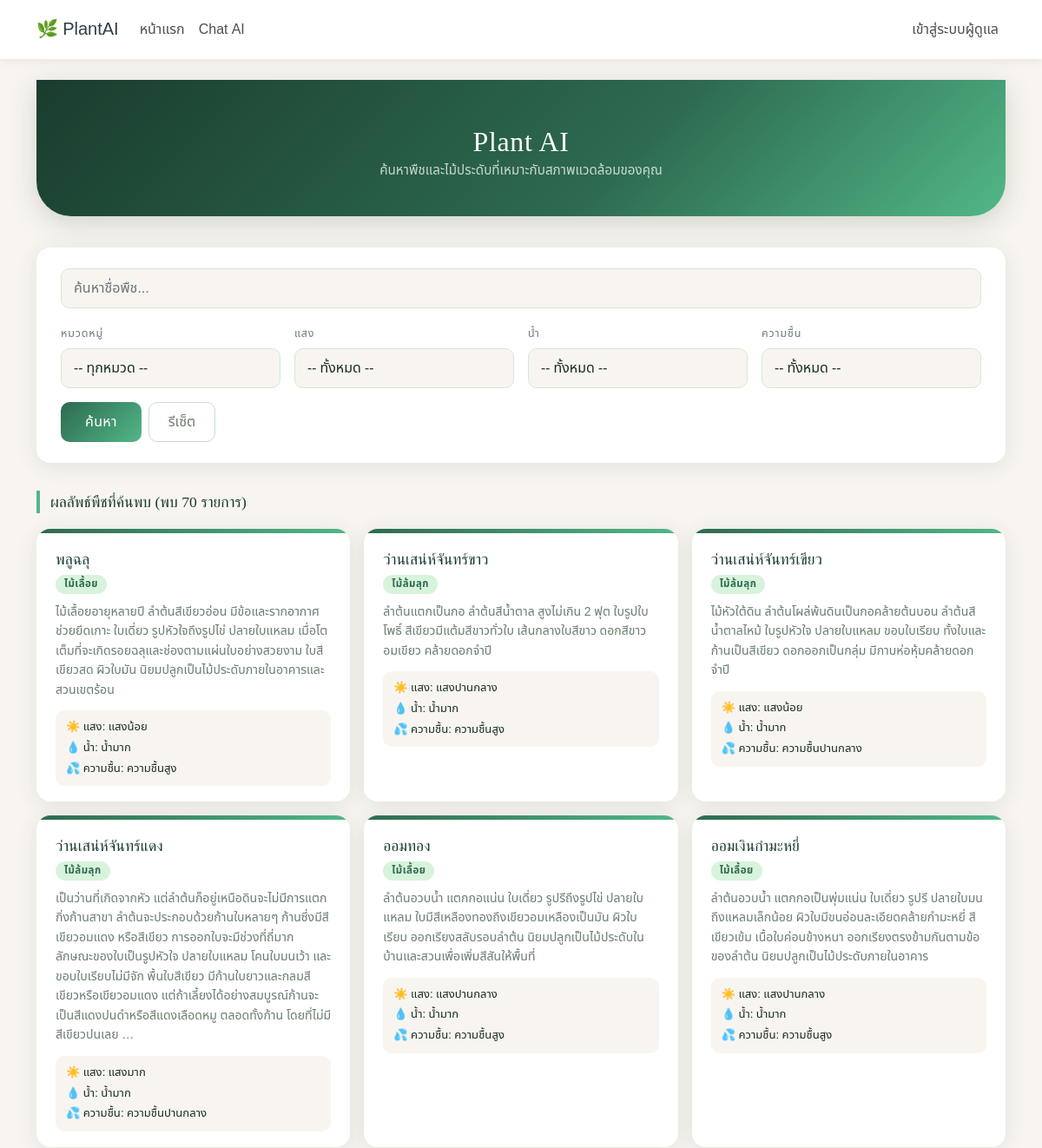
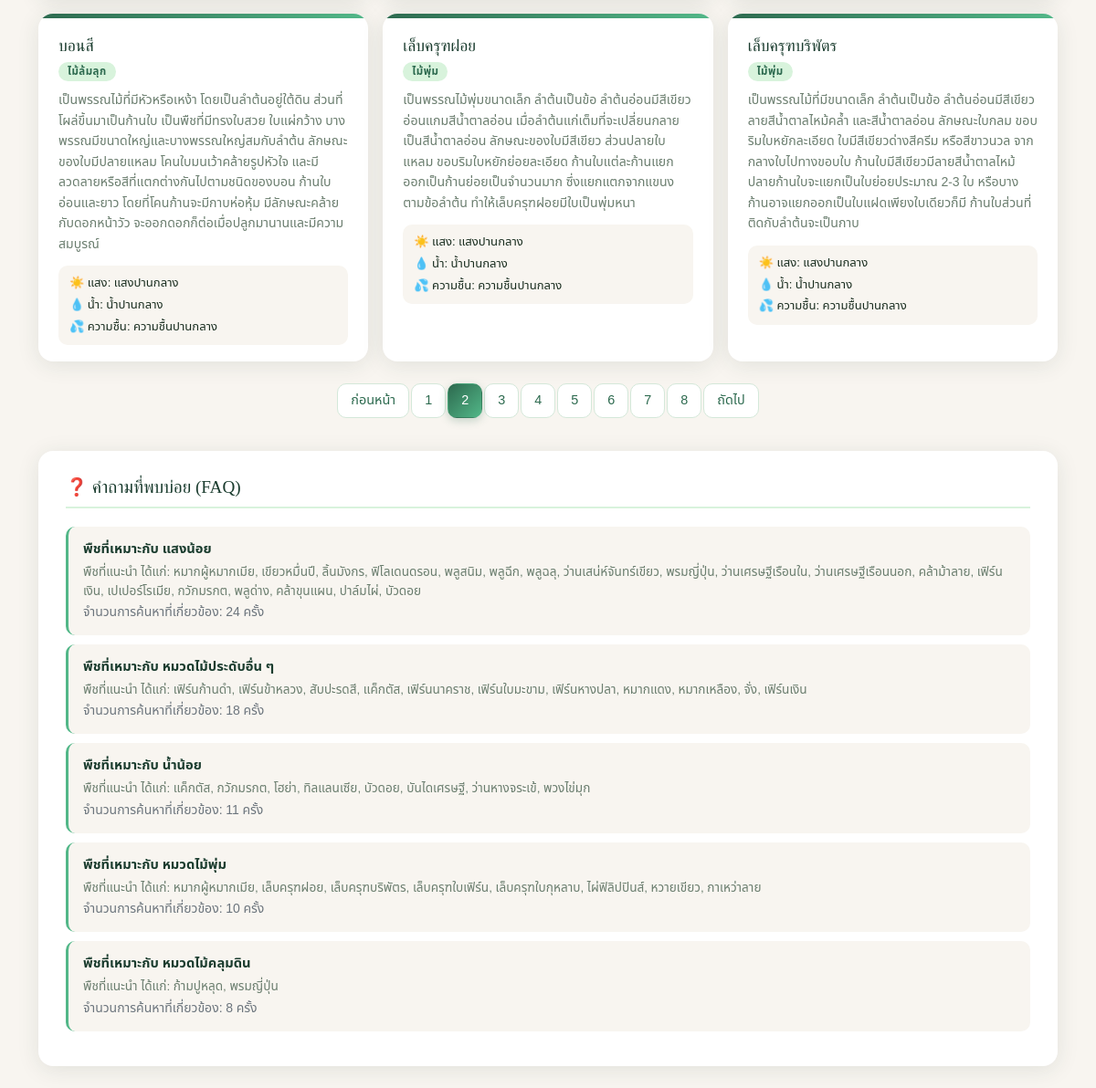
Page /?page=2&search=&category=&light=&water=&humidity= on the committed database (2 pictures, top to bottom).
### PlantAI_App/models.py (models this page shows, shortened)
class Plant(models.Model):
    LIGHT_CHOICES = [
        ('low', 'แสงน้อย'),
        ('medium', 'แสงปานกลาง'),
        ('high', 'แสงมาก'),
    ]
    WATER_CHOICES = [
        ('low', 'น้ำน้อย'),
        ('medium', 'น้ำปานกลาง'),
        ('high', 'น้ำมาก'),
    ]
    HUMIDITY_CHOICES = [
        ('low', 'ความชื้นต่ำ'),
        ('medium', 'ความชื้นปานกลาง'),
        ('high', 'ความชื้นสูง'),
    ]
    plant_id = models.CharField(primary_key=True, max_length=11, editable=False)  # เช่น P001
    plant_name = models.CharField(max_length=50, unique=True)  # ชื่อพืช
    light = models.CharField(max_length=10, choices=LIGHT_CHOICES)
    water = models.CharField(max_length=10, choices=WATER_CHOICES)
    humidity = models.CharField(max_length=10, choices=HUMIDITY_CHOICES)
    description = models.TextField(blank=True, null=True)  # รายละเอียด/คำอธิบายเพิ่มเติมของพืช
    category = models.ForeignKey(
        PlantCategory, db_column="category_id", on_delete=models.CASCADE,
        related_name="plants"
    )
    admin = models.ForeignKey(
        Admin, db_column="admin_id", on_delete=models.CASCADE,
        related_name="plants"
    )
    class Meta:
        db_table = "plant"
        verbose_name = "พืช"

class PlantCategory(models.Model):
    category_id = models.CharField(primary_key=True, max_length=11, editable=False)  # เช่น C001
    category_name = models.CharField(max_length=50, unique=True)  # ชื่อหมวดหมู่ เช่น "ไม้เลื้อย"
    detail = models.TextField(blank=True, null=True)  # คำอธิบายหมวดหมู่ (ใส่หรือไม่ใส่ก็ได้)
    admin = models.ForeignKey(
        Admin, db_column="admin_id", on_delete=models.CASCADE,
        related_name="plant_categories"
    )
    class Meta:
        db_table = "plant_category"
        verbose_name = "หมวดหมู่พืช"

class SearchSummary(models.Model):
    summary_id = models.CharField(primary_key=True, max_length=11, editable=False)  # เช่น S001
    filter_light = models.CharField(max_length=10, blank=True, null=True)
    filter_water = models.CharField(max_length=10, blank=True, null=True)
    filter_humidity = models.CharField(max_length=10, blank=True, null=True)
    category = models.ForeignKey(
        PlantCategory, db_column="category_id", on_delete=models.SET_NULL,
        related_name="search_summaries", blank=True, null=True
    )
    search_count = models.IntegerField(default=0)  # จำนวนครั้งที่มีการค้นหาด้วย filter combo นี้
    last_searched = models.DateTimeField(auto_now=True)  # เวลาค้นหาล่าสุด (อัปเดตทุกครั้งที่ save)
    faq = models.ForeignKey(
        Faq, db_column="faq_id", on_delete=models.SET_NULL,
        related_name="search_summaries", blank=True, null=True
    )
    class Meta:
        db_table = "search_summary"
        verbose_name = "สรุปผลการค้นหา"
    def save(self, *args, **kwargs):
        if not self.summary_id:
            self.summary_id = generate_code(SearchSummary, "summary_id", "S")
        super().save(*args, **kwargs)

class Faq(models.Model):
    faq_id = models.CharField(primary_key=True, max_length=11, editable=False)  # เช่น F001
    title = models.CharField(max_length=50)  # หัวข้อคำถาม
    answer_text = models.TextField()  # คำตอบ
    created_at = models.DateTimeField(auto_now_add=True)  # วันเวลาที่สร้าง (ตั้งค่าอัตโนมัติครั้งแรกที่ save)
    class Meta:
        db_table = "faq"
        verbose_name = "คำถามที่พบบ่อย"
    def save(self, *args, **kwargs):
        if not self.faq_id:
            self.faq_id = generate_code(Faq, "faq_id", "F")
        super().save(*args, **kwargs)

### PlantAI_App/views.py (the view, shortened to what this page needs)
# urls.py: path('', views.index, name='index'),                     # หน้าแรก แสดงรายการพืชทั้งหมด + filter
def index(request):
    plants = Plant.objects.all()
    categories = PlantCategory.objects.all()  # ใช้แสดงเป็นตัวเลือกใน dropdown filter หน้าเว็บ
    category_id = request.GET.get('category') or ''
    light = request.GET.get('light') or ''
    water = request.GET.get('water') or ''
    humidity = request.GET.get('humidity') or ''
    search = request.GET.get('search') or ''
    if category_id:
        plants = plants.filter(category_id=category_id)
    if light:
        plants = plants.filter(light=light)
    if water:
        plants = plants.filter(water=water)
    if humidity:
        plants = plants.filter(humidity=humidity)
    if search:
        plants = plants.filter(plant_name__icontains=search)  # ค้นหาชื่อพืชแบบไม่สนตัวพิมพ์เล็ก/ใหญ่
    paginator = Paginator(plants.order_by('plant_id'), 9)
    plants_page = paginator.get_page(request.GET.get('page'))  # อ่านเลขหน้าจาก ?page=
    popular_faqs = (
        SearchSummary.objects
        .filter(faq__isnull=False)
        .select_related('faq')
        .order_by('-search_count')[:5]
    )
    return render(request, "index.html", {
        "plants": plants_page,
        "categories": categories,
        "popular_faqs": popular_faqs,
        "selected_category": category_id,
        "selected_light": light,
        "selected_water": water,
        "selected_humidity": humidity,
        "search": search,
    })

### PlantAI_App/templates/index.html (shortened to what this page needs)
{% extends "base.html" %}
{% block content %}
{% load static %}
<link rel="stylesheet" href="{% static 'plants/css/style_index.css' %}">
<div class="page-hero text-center">
    <h2>Plant AI</h2>
    <p>ค้นหาพืชและไม้ประดับที่เหมาะกับสภาพแวดล้อมของคุณ</p>
</div>
<div class="search-card">
    <form method="get" class="row g-3">
        <div class="col-12">
            <input type="text" name="search" class="form-control"
                   placeholder="ค้นหาชื่อพืช..." value="{{ search|default_if_none:'' }}">
        </div>
        <div class="col-md-3 col-6">
            <label class="filter-row-label">หมวดหมู่</label>
            <select name="category" class="form-select">
                <option value="">-- ทุกหมวด --</option>
            </select>
        </div>
        <div class="col-md-3 col-6">
            <label class="filter-row-label">แสง</label>
            <select name="light" class="form-select">
                <option value="">-- ทั้งหมด --</option>
            </select>
        </div>
        <div class="col-md-3 col-6">
            <label class="filter-row-label">น้ำ</label>
            <select name="water" class="form-select">
                <option value="">-- ทั้งหมด --</option>
            </select>
        </div>
        <div class="col-md-3 col-6">
            <label class="filter-row-label">ความชื้น</label>
            <select name="humidity" class="form-select">
                <option value="">-- ทั้งหมด --</option>
            </select>
        </div>
        <div class="col-12 d-flex gap-2">
            <button type="submit" class="btn btn-search">ค้นหา</button>
            <a href="/" class="btn btn-reset">รีเซ็ต</a>
        </div>
    </form>
</div>
<div class="section-label">ผลลัพธ์พืชที่ค้นพบ (พบ {{ plants.paginator.count }} รายการ)</div>
<div class="row g-3 mb-4">
    {% for plant in plants %}
    <div class="col-md-4 col-sm-6">
        <div class="plant-card">
            <div class="card-body">
                <h5 class="card-title">{{ plant.plant_name }}</h5>
                <span class="badge-cat">{{ plant.category.category_name }}</span>
                <p class="card-text">{{ plant.description|default:"ไม่มีรายละเอียด"|truncatewords:15 }}</p>
                <div class="plant-meta">
                    <span>☀️ แสง: {{ plant.get_light_display }}</span>
                    <span>💧 น้ำ: {{ plant.get_water_display }}</span>
                    <span>💦 ความชื้น: {{ plant.get_humidity_display }}</span>
                </div>
            </div>
        </div>
    </div>
    {% endfor %}
</div>
{% if plants.has_other_pages %}
<nav aria-label="Page navigation" class="my-4">
    <ul class="pagination justify-content-center">
        <li class="page-item {% if not plants.has_previous %}disabled{% endif %}">
            <a class="page-link"
               href="{% if plants.has_previous %}?page={{ plants.previous_page_number }}&search={{ search|default_if_none:'' }}&category={{ selected_category|default_if_none:'' }}&light={{ selected_light|default_if_none:'' }}&water={{ selected_water|default_if_none:'' }}&humidity={{ selected_humidity|default_if_none:'' }}{% else %}#{% endif %}">
                ก่อนหน้า
            </a>
        </li>
        {% for num in plants.paginator.page_range %}
            {% if plants.number == num %}
                <li class="page-item active">
                    <span class="page-link">{{ num }}</span>
                </li>
            {% else %}
                <li class="page-item">
                    <a class="page-link"
                    href="?page={{ num }}&search={{ search|default_if_none:'' }}&category={{ selected_category|default_if_none:'' }}&light={{ selected_light|default_if_none:'' }}&water={{ selected_water|default_if_none:'' }}&humidity={{ selected_humidity|default_if_none:'' }}">
                        {{ num }}
                    </a>
                </li>
            {% endif %}
        {% endfor %}
        <li class="page-item {% if not plants.has_next %}disabled{% endif %}">
            <a class="page-link"
               href="{% if plants.has_next %}?page={{ plants.next_page_number }}&search={{ search|default_if_none:'' }}&category={{ selected_category|default_if_none:'' }}&light={{ selected_light|default_if_none:'' }}&water={{ selected_water|default_if_none:'' }}&humidity={{ selected_humidity|default_if_none:'' }}{% else %}#{% endif %}">
                ถัดไป
            </a>
        </li>
    </ul>
</nav>
{% endif %}
<div class="faq-card">
    <h4 class="faq-title">❓ คำถามที่พบบ่อย (FAQ)</h4>
    {% for item in popular_faqs %}
    <div class="faq-item">
        <strong>{{ item.faq.title }}</strong>
        <p>{{ item.faq.answer_text }}</p>
        <small class="text-muted">จำนวนการค้นหาที่เกี่ยวข้อง: {{ item.search_count }} ครั้ง</small>
    </div>
    {% empty %}
    <p class="text-muted mb-0">ยังไม่มีคำถามที่พบบ่อยในระบบ</p>
    {% endfor %}
</div>
{% endblock %}

### PlantAI_App/static/plants/css/style_base.css (style rules this page uses)
:root { --green-deep: #1a3c2e; --green-mid: #2d6a4f; --green-light: #52b788; --green-pale: #d8f3dc; --cream: #f8f5f0; --brown: #7a5c3a; --text-dark: #1a2e20; --text-muted: #6b7e6f; --shadow-card: 0 4px 24px rgba(26,60,46,0.10); --shadow-hover: 0 8px 32px rgba(26,60,46,0.18); --radius: 16px; --radius-sm: 10px; }
body { background-color: var(--cream); font-family: 'Noto Sans Thai', sans-serif; color: var(--text-dark); }

### rows in the picture
Plant: plant_name "พลูฉลุ", category.category_name "ไม้เลื้อย", description "ไม้เลื้อยอายุหลายปี ลำต้นสีเขียวอ่อน มีข้อและรากอากาศช่วยยึดเกาะ ใบเดี่ยว รูปหัวใจถึงรูปไข่ ปลายใบแหลม เมื่อโตเต็มที่จะเกิดรอยฉลุและช่องตามแผ่นใบอย่างสวยงาม ใบสีเขียวสด ผิวใบมัน นิยมปลูกเป็นไม้ประดับภายในอาคารและสวนเขตร้อน", light "แสงน้อย", water "น้ำมาก", humidity "ความชื้นสูง"
Plant: plant_name "ว่านเสน่ห์จันทร์ขาว", category.category_name "ไม้ล้มลุก", description "ลำต้นแตกเป็นกอ ลำต้นสีน้ำตาล สูงไม่เกิน 2 ฟุต ใบรูปใบโพธิ์ สีเขียวมีแต้มสีขาวทั่วใบ เส้นกลางใบสีขาว ดอกสีขาวอมเขียว คล้ายดอกจำปี", light "แสงปานกลาง", water "น้ำมาก", humidity "ความชื้นสูง"
Plant: plant_name "ว่านเสน่ห์จันทร์เขียว", category.category_name "ไม้ล้มลุก", description "ไม้หัวใต้ดิน ลำต้นโผล่พ้นดินเป็นกอคล้ายต้นบอน ลำต้นสีน้ำตาลไหม้ ใบรูปหัวใจ ปลายใบแหลม ขอบใบเรียบ ทั้งใบและก้านเป็นสีเขียว ดอกออกเป็นกลุ่ม มีกาบห่อหุ้มคล้ายดอกจำปี", light "แสงน้อย", water "น้ำมาก", humidity "ความชื้นปานกลาง"
Plant: plant_name "ว่านเสน่ห์จันทร์แดง", category.category_name "ไม้ล้มลุก", description "เป็นว่านที่เกิดจากหัว แต่ลำต้นก็อยู่เหนือดินจะไม่มีการแตกกิ่งก้านสาขา ลำต้นจะประกอบด้วยก้านใบหลายๆ ก้านซึ่งมีสีเขียวอมแดง หรือสีเขียว การออกใบจะมีช่วงที่ถี่มาก ลักษณะของใบเป็นรูปหัวใจ ปลายใบแหลม โคนใบมนเว้า และขอบใบเรียบไม่มีจัก พื้นใบสีเขียว มีก้านใบยาวและกลมสีเขียวหรือเขียวอมแดง แต่ถ้าเลี้ยงได้อย่างสมบูรณ์ก้านจะเป็นสีแดงปนดำหรือสีแดงเลือดหมู ตลอดทั้งก้าน โดยที่ไม่มีสีเขียวปนเลย …", light "แสงมาก", water "น้ำมาก", humidity "ความชื้นปานกลาง"
Plant: plant_name "ออมทอง", category.category_name "ไม้เลื้อย", description "ลำต้นอวบน้ำ แตกกอแน่น ใบเดี่ยว รูปรีถึงรูปไข่ ปลายใบแหลม ใบมีสีเหลืองทองถึงเขียวอมเหลืองเป็นมัน ผิวใบเรียบ ออกเรียงสลับรอบลำต้น นิยมปลูกเป็นไม้ประดับในบ้านและสวนเพื่อเพิ่มสีสันให้พื้นที่", light "แสงปานกลาง", water "น้ำมาก", humidity "ความชื้นสูง"
Plant: plant_name "ออมเงินกำมะหยี่", category.category_name "ไม้เลื้อย", description "ลำต้นอวบน้ำ แตกกอเป็นพุ่มแน่น ใบเดี่ยว รูปรี ปลายใบมนถึงแหลมเล็กน้อย ผิวใบมีขนอ่อนละเอียดคล้ายกำมะหยี่ สีเขียวเข้ม เนื้อใบค่อนข้างหนา ออกเรียงตรงข้ามกันตามข้อของลำต้น นิยมปลูกเป็นไม้ประดับภายในอาคาร", light "แสงปานกลาง", water "น้ำมาก", humidity "ความชื้นสูง"
Plant: plant_name "บอนสี", category.category_name "ไม้ล้มลุก", description "เป็นพรรณไม้ที่มีหัวหรือเหง้า โดยเป็นลำต้นอยู่ใต้ดิน ส่วนที่โผล่ขึ้นมาเป็นก้านใบ เป็นพืชที่มีทรงใบสวย ใบแผ่กว้าง บางพรรณมีขนาดใหญ่และบางพรรณใหญ่สมกับลำต้น ลักษณะของใบมีปลายแหลม โคนใบมนเว้าคล้ายรูปหัวใจ และมีลวดลายหรือสีที่แตกต่างกันไปตามชนิดของบอน ก้านใบอ่อนและยาว โดยที่โคนก้านจะมีกาบห่อหุ้ม มีลักษณะคล้ายกับดอกหน้าวัว จะออกดอกก็ต่อเมื่อปลูกมานานและมีความสมบูรณ์", light "แสงปานกลาง", water "น้ำปานกลาง", humidity "ความชื้นปานกลาง"
Plant: plant_name "เล็บครุฑฝอย", category.category_name "ไม้พุ่ม", description "เป็นพรรณไม้พุ่มขนาดเล็ก ลำต้นเป็นข้อ ลำต้นอ่อนมีสีเขียวอ่อนแกมสีน้ำตาลอ่อน เมื่อลำต้นแก่เต็มที่จะเปลี่ยนกลายเป็นสีน้ำตาลอ่อน ลักษณะของใบมีสีเขียว ส่วนปลายใบแหลม ขอบริมใบหยักย่อยละเอียด ก้านใบแต่ละก้านแยกออกเป็นก้านย่อยเป็นจำนวนมาก ซึ่งแยกแตกจากแขนงตามข้อลำต้น ทำให้เล็บครุฑฝอยมีใบเป็นพุ่มหนา", light "แสงปานกลาง", water "น้ำปานกลาง", humidity "ความชื้นปานกลาง"
Plant: plant_name "เล็บครุฑบริพัตร", category.category_name "ไม้พุ่ม", description "เป็นพรรณไม้ที่มีขนาดเล็ก ลำต้นเป็นข้อ ลำต้นอ่อนมีสีเขียวลายสีน้ำตาลไหม้คล้ำ และสีน้ำตาลอ่อน ลักษณะใบกลม ขอบริมใบหยักละเอียด ใบมีสีเขียวด่างสีครีม หรือสีขาวนวล จากกลางใบไปทางขอบใบ ก้านใบมีสีเขียวมีลายสีน้ำตาลไหม้ ปลายก้านใบจะแยกเป็นใบย่อยประมาณ 2-3 ใบ หรือบางก้านอาจแยกออกเป็นใบแฝดเพียงใบเดียวก็มี ก้านใบส่วนที่ติดกับลำต้นจะเป็นกาบ", light "แสงปานกลาง", water "น้ำปานกลาง", humidity "ความชื้นปานกลาง"
SearchSummary: faq "พืชที่เหมาะกับ แสงน้อย", faq.answer_text "พืชที่แนะนำ ได้แก่: หมากผู้หมากเมีย, เขียวหมื่นปี, ลิ้นมังกร, ฟิโลเดนดรอน, พลูสนิม, พลูฉีก, พลูฉลุ, ว่านเสน่ห์จันทร์เขียว, พรมญี่ปุ่น, ว่านเศรษฐีเรือนใน, ว่านเศรษฐีเรือนนอก, คล้าม้าลาย, เฟิร์นเงิน, เปเปอร์โรเมีย, กวักมรกต, พลูด่าง, คล้าขุนแผน, ปาล์มไผ่, บัวดอย", search_count "24"
SearchSummary: faq "พืชที่เหมาะกับ หมวดไม้ประดับอื่น ๆ", faq.answer_text "พืชที่แนะนำ ได้แก่: เฟิร์นก้านดำ, เฟิร์นข้าหลวง, สับปะรดสี, แค็กตัส, เฟิร์นนาคราช, เฟิร์นใบมะขาม, เฟิร์นหางปลา, หมากแดง, หมากเหลือง, จั่ง, เฟิร์นเงิน", search_count "18"
SearchSummary: faq "พืชที่เหมาะกับ น้ำน้อย", faq.answer_text "พืชที่แนะนำ ได้แก่: แค็กตัส, กวักมรกต, โฮย่า, ทิลแลนเซีย, บัวดอย, บันไดเศรษฐี, ว่านหางจระเข้, พวงไข่มุก", search_count "11"
SearchSummary: faq "พืชที่เหมาะกับ หมวดไม้พุ่ม", faq.answer_text "พืชที่แนะนำ ได้แก่: หมากผู้หมากเมีย, เล็บครุฑฝอย, เล็บครุฑบริพัตร, เล็บครุฑใบเฟิร์น, เล็บครุฑใบกุหลาบ, ไผ่ฟิลิปปินส์, หวายเขียว, กาเหว่าลาย", search_count "10"
SearchSummary: faq "พืชที่เหมาะกับ หมวดไม้คลุมดิน", faq.answer_text "พืชที่แนะนำ ได้แก่: ก้ามปูหลุด, พรมญี่ปุ่น", search_count "8"

### other values in the picture
{{ plants.paginator.count }} "70"
{{ num }} "1" "3" "4" "5" "6" "7" "8"
{{ num }} "2"
